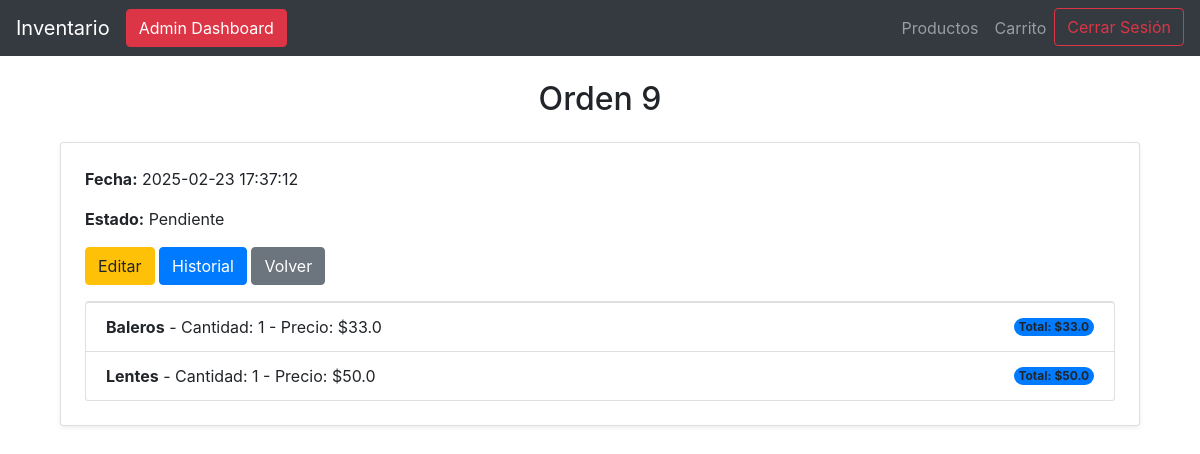
The app's page /orden/9 (signed in), older data.
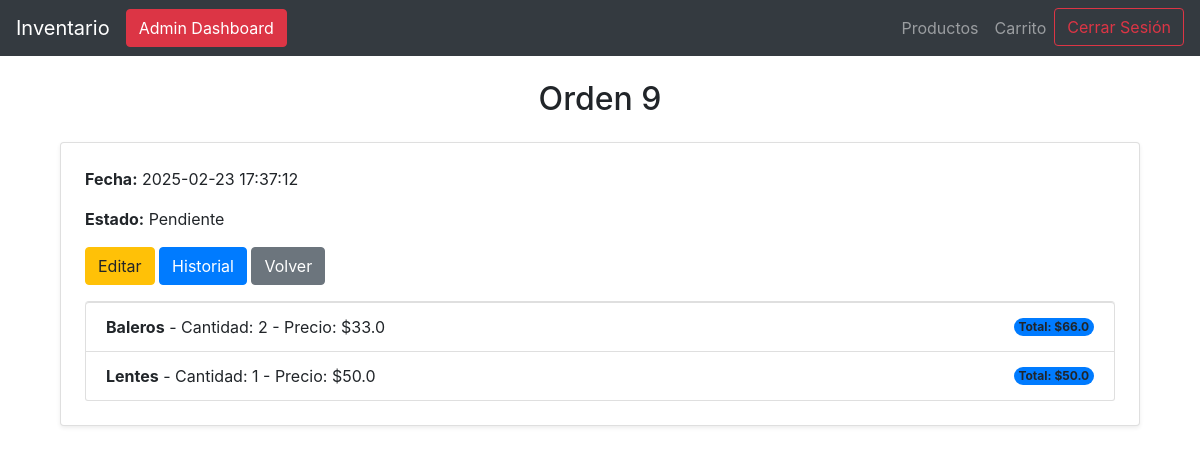
The same page, newer data.
### tables this page shows
CREATE TABLE detalles_orden (
               detalle_id INTEGER PRIMARY KEY AUTOINCREMENT,
               orden_id INTEGER NOT NULL,
               producto_id INTEGER NOT NULL,
               cantidad INTEGER NOT NULL,
               precio_unitario REAL NOT NULL,
               FOREIGN KEY (orden_id) REFERENCES ordenes(orden_id),
               FOREIGN KEY (producto_id) REFERENCES productos(id)
           );

CREATE TABLE productos (
            id INTEGER PRIMARY KEY AUTOINCREMENT,
            nombre TEXT UNIQUE NOT NULL,
            descripcion TEXT,
            cantidad INTEGER NOT NULL CHECK (cantidad >= 0),
            precio REAL NOT NULL CHECK (precio >= 0)
        );

### app.py (the view)
@app.route('/orden/<int:orden_id>')
@login_required
def mostrar_orden(orden_id):
    conn, cursor = connect_db()
    cursor.execute("""
        SELECT o.orden_id, o.fecha, o.estado, p.nombre, do.cantidad, do.precio_unitario
        FROM ordenes o
        JOIN detalles_orden do ON o.orden_id = do.orden_id
        JOIN productos p ON do.producto_id = p.id
        WHERE o.orden_id = ?
    """, (orden_id,))
    detalles = cursor.fetchall()
    conn.close()
    return render_template('orden.html', detalles=detalles)

### app.py (called while the page is built)
@login_manager.user_loader
def load_user(user_id):
    conn, cursor = connect_db()
    cursor.execute("SELECT usuario_id, nombre, email, rol FROM usuarios WHERE usuario_id = ?", (user_id,))
    usuario = cursor.fetchone()
    return Usuario(id=usuario[0], nombre=usuario[1], email=usuario[2], rol=usuario[3]) if usuario else None

### database.py (called while the page is built)
def connect_db():
    conn = sqlite3.connect(DB_NAME)
    cursor = conn.cursor()
    return conn, cursor

### templates/orden.html
{% extends 'base.html' %}
{% block content %}
<div class="container mt-4">
    <h2 class="mb-4 text-center">Orden {{ detalles[0][0] }}</h2>
    <div class="card shadow-sm p-4">
        <p><strong>Fecha:</strong> {{ detalles[0][1] }}</p>
        <p><strong>Estado:</strong> {{ detalles[0][2] }}</p>
        <div class="mb-3">
            {% if current_user.is_authenticated and current_user.rol == 'admin' %}
            <a href="{{ url_for('editar_detalles_orden', orden_id=detalles[0][0]) }}" class="btn btn-warning">Editar</a>
            <a href="{{ url_for('historial_orden', orden_id=detalles[0][0]) }}" class="btn btn-primary">Historial</a>
            <a href="/ordenes" class="btn btn-secondary">Volver</a>
            {% endif %}
        </div>
        <ul class="list-group">
            {% for detalle in detalles %}
                <li class="list-group-item d-flex justify-content-between align-items-center">
                    <span><strong>{{ detalle[3] }}</strong> - Cantidad: {{ detalle[4] }} - Precio: ${{ detalle[5] }}</span>
                    <span class="badge bg-primary rounded-pill">Total: ${{ detalle[4] * detalle[5] }}</span>
                </li>
            {% endfor %}
        </ul>
    </div>
</div>
{% endblock %}

Row changes from the older to the newer data that the page shows:
changed detalles_orden "Baleros": cantidad "1" → "2"; detalle[4]*detalle[5] "33.0" → "66.0"
